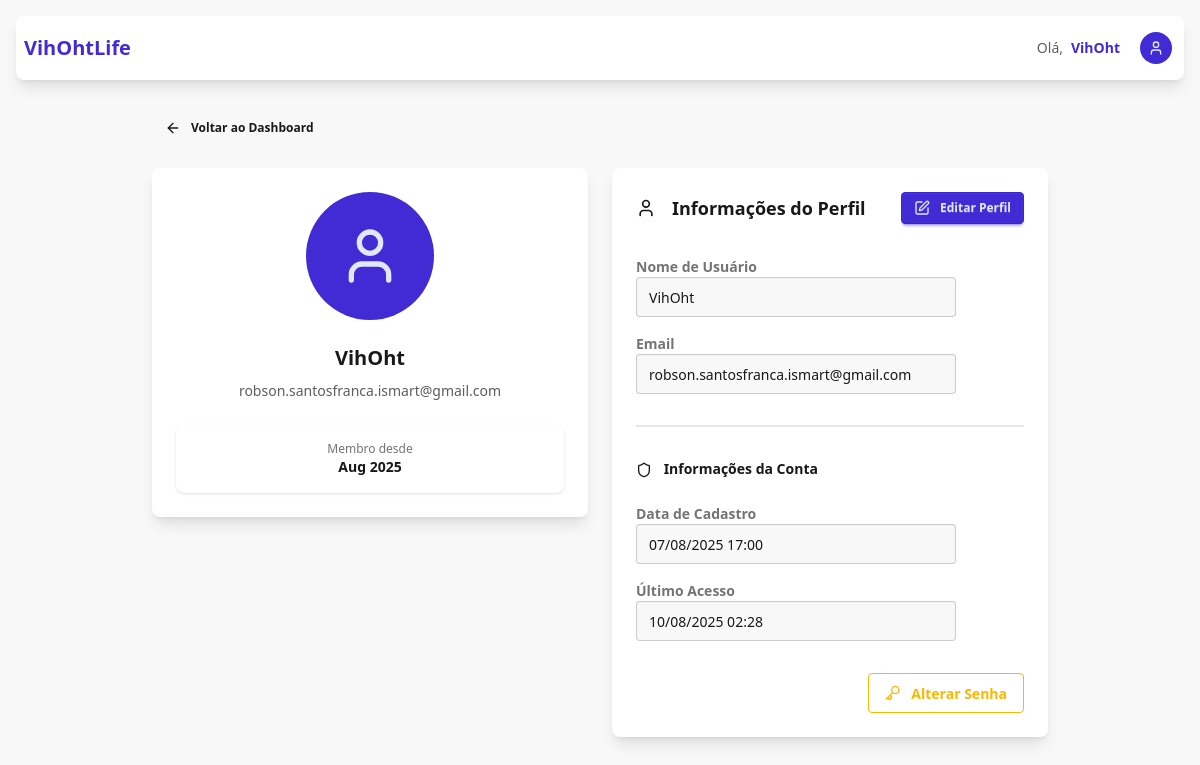
/auth/profile/ (signed in), run on an earlier commit of the app's database.
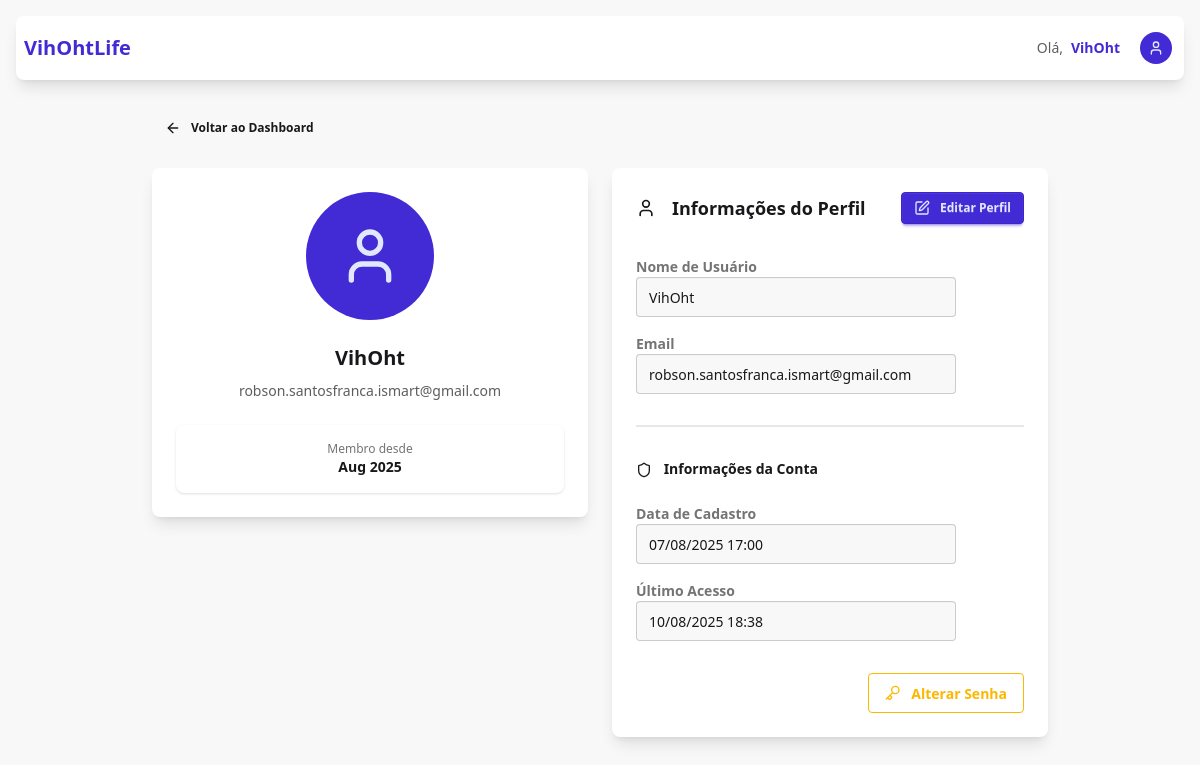
And on a later commit of the database.
### authentication/models.py (models this page shows, shortened)
class User(AbstractUser):
    email = models.EmailField(max_length=100, unique=True)
    profile_image = models.ImageField(
        upload_to=user_profile_image_path,
        null=True,
        blank=True,
        help_text="Upload a profile image (max 5MB, JPG/PNG)",
    )
    USERNAME_FIELD = "email"
    REQUIRED_FIELDS = ["username"]
    def get_profile_image_url(self):
        if self.profile_image and hasattr(self.profile_image, "url"):
            return self.profile_image.url
        return None

### authentication/views.py (the view)
# urls.py: path("profile/", views.profile_view, name="profile"),
@login_required
def profile_view(request):
    return render(request, "authentication/profile.html")

### templates/authentication/profile.html (shortened to what the changed rows need)
{% extends 'landingpage/base.html' %}
{% load static %}
{% block dashboard_content %}
<div class="max-w-4xl mx-auto">
  <div class="grid grid-cols-1 lg:grid-cols-2 gap-6">
    <div class="lg:col-span-1">
      <div class="card bg-base-100 shadow-lg">
        <div class="card-body text-center">
          <div class="avatar mx-auto mb-4">
            <div class="w-32 rounded-full {% if not user.get_profile_image_url %}bg-primary text-primary-content flex items-center justify-center{% endif %}">
            </div>
          </div>
          <h2 class="text-xl font-bold">{{ user.username }}</h2>
          <p class="text-base-content/70">{{ user.email }}</p>
          <div class="stats shadow mt-4">
            <div class="stat place-items-center">
              <div class="stat-title text-xs">Membro desde</div>
              <div class="stat-value text-sm">{{ user.date_joined|date:'M Y' }}</div>
            </div>
          </div>
        </div>
      </div>
    </div>
    <div class="lg:col-span-1">
      <div class="card bg-base-100 shadow-lg">
        <div class="card-body">
          <div class="flex justify-between items-center mb-6">
            <h2 class="card-title">
              <i data-lucide="user" class="w-5 h-5 mr-2"></i>
              Informações do Perfil
            </h2>
          </div>
          <div class="grid grid-cols-1 gap-4">
            <div class="form-control flex flex-col">
              <label class="label">
                <span class="label-text font-semibold">Nome de Usuário</span>
              </label>
              <input
                type="text"
                value="{{ user.username }}"
                class="input input-bordered bg-base-200"
                readonly
              />
            </div>
            <div class="form-control flex flex-col">
              <label class="label">
                <span class="label-text font-semibold">Email</span>
              </label>
              <input
                type="email"
                value="{{ user.email }}"
                class="input input-bordered bg-base-200"
                readonly
              />
            </div>
          </div>
          <div class="grid grid-cols-1 gap-4">
            <div class="form-control flex flex-col">
              <label class="label">
                <span class="label-text font-semibold">Data de Cadastro</span>
              </label>
              <input
                type="text"
                value="{{ user.date_joined|date:'d/m/Y H:i' }}"
                class="input input-bordered bg-base-200"
                readonly
              />
            </div>
            <div class="form-control flex flex-col">
              <label class="label">
                <span class="label-text font-semibold">Último Acesso</span>
              </label>
              <input
                type="text"
                value="{{ user.last_login|date:'d/m/Y H:i'|default:'Nunca' }}"
                class="input input-bordered bg-base-200"
                readonly
              />
            </div>
          </div>
        </div>
      </div>
    </div>
  </div>
</div>
{% endblock %}

### templates/landingpage/base.html (shortened to what this page needs)
{% extends 'base.html' %}
{% block content %}
<div class="min-h-screen bg-base-200 p-4">
  <div class="max-w-7xl mx-auto">
    <div class="navbar bg-base-100 rounded-lg shadow-lg mb-8">
      <div class="flex-1">
        <h2 class="text-xl font-bold text-primary"><a href="{% url 'landingpage' %}">VihOhtLife</a></h2>
      </div>
      <div class="flex-none flex items-center">
        {% if user.is_authenticated %}
          <div class="mr-4 hidden sm:flex items-center">
            <span class="text-sm text-base-content/70 mr-2">Olá,</span>
            <span class="text-sm font-semibold text-primary">{{ user.username }}</span>
          </div>
          <div class="dropdown dropdown-end">
            <div tabindex="0" role="button" class="btn btn-ghost btn-circle avatar">
              <div class="w-8 rounded-full bg-primary text-primary-content flex items-center justify-center" style="display: flex !important;">
                <i data-lucide="user" class="w-4 h-4"></i>
              </div>
            </div>
          </div>
        {% else %}
          <a href="{% url 'authentication:login' %}" class="btn btn-primary btn-sm">
            <i data-lucide="log-in" class="w-4 h-4 mr-1"></i>
            Entrar
          </a>
        {% endif %}
      </div>
    </div>
    {% block dashboard_content %}{% endblock %}
  </div>
</div>
{% endblock %}

What changed in the data, as far as the page shows it:
changed User "VihOht": last_login "10/08/2025 02:28" → "10/08/2025 18:38"
